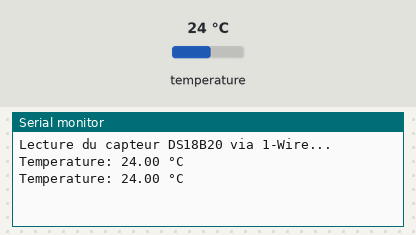
Recording of a sketch running on a simulated Arduino Uno, built with avr-gcc and run on an emulated ATmega328P. On the bench: the last lines printed to the serial monitor. The inputs (shaded band) are chosen by the test bench; at power-on: temperature 24 °C.

Above: at 4.3 s.
4.4 s: temperature set to 12 °C
At 6.8 s:
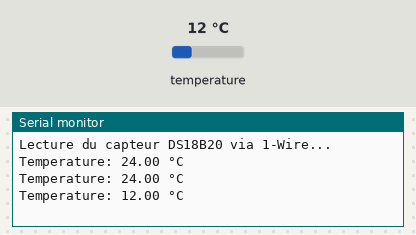
8.1 s: temperature set to 19 °C
At 10.0 s:
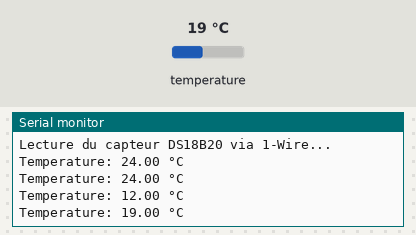
Timing chart, 0 to 11.5 s (numbered marks = the images above; inputs shaded):
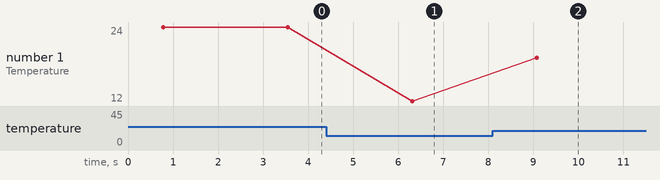

Measured:
- after the input at 4.4 s, the serial monitor: prints a new line after 1.9 s (image 1)
- after the input at 8.1 s, the serial monitor: prints a new line after 0.97 s (image 2)
- plotted number 1: 24 → 12 after the input at 4.4 s, 12 → 19 after the input at 8.1 s

The sketch:

StandAlone_Temperature_DS18B20.ino
```cpp
#include <OneWire.h>
#include <DallasTemperature.h>

// Pin One-Wire où est connecté le DS18B20
#define ONE_WIRE_BUS 2

// On crée un objet OneWire sur la pin définie
OneWire oneWire(ONE_WIRE_BUS);

// On crée un objet DallasTemperature en lui passant l'objet OneWire
DallasTemperature sensors(&oneWire);

void setup() {
  Serial.begin(9600);
  // Initialisation de la librairie DallasTemperature
  sensors.begin();

  Serial.println("Lecture du capteur DS18B20 via 1-Wire...");
}

void loop() {
  // Envoyer la requête de mesure à tous les capteurs 1-Wire
  sensors.requestTemperatures();

  // Lire la température (en °C) du premier capteur trouvé sur le bus
  float tempC = sensors.getTempCByIndex(0);

  // Vérifier la validité de la mesure
  if (tempC == DEVICE_DISCONNECTED_C) {
    Serial.println("Erreur : capteur deconnecte ou non detecte!");
  } else {
    Serial.print("Temperature: ");
    Serial.print(tempC);
    Serial.println(" °C");
  }

  // Attendre quelques secondes avant la prochaine mesure
  delay(2000);
}
```
